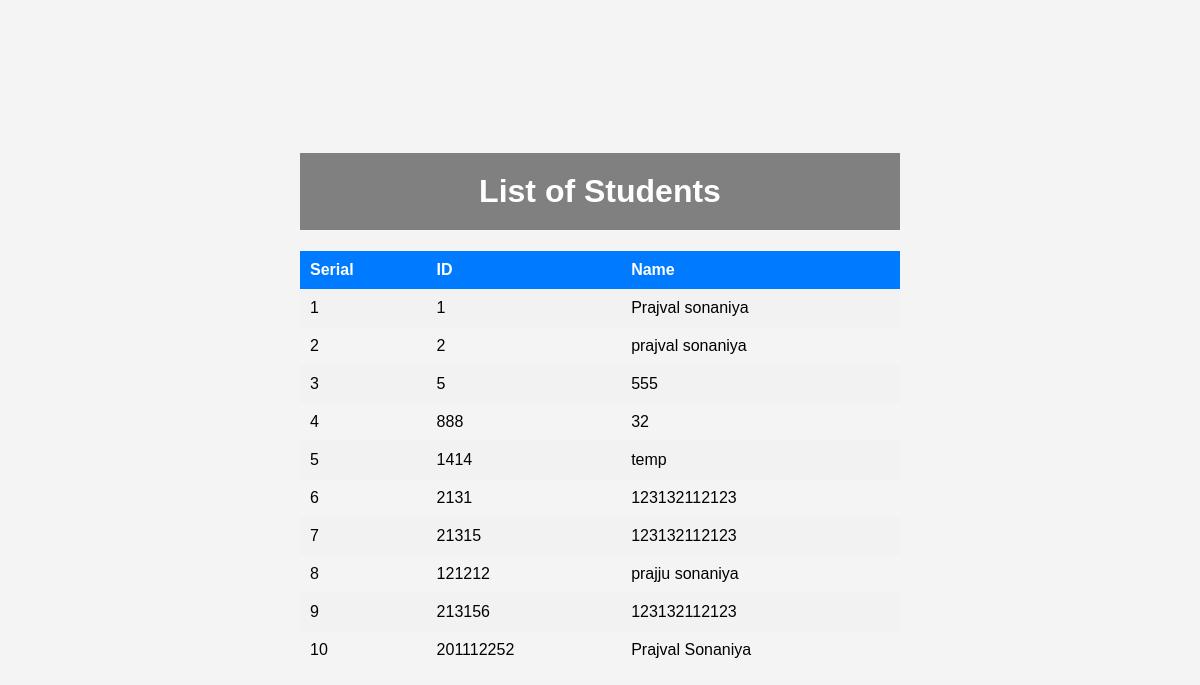
Screenshot of /admin/student/list_student.php with the database file from the repository.
### tables this page shows
CREATE TABLE `student` (
  `id` int(20) NOT NULL,
  `name` varchar(50) NOT NULL,
  `password` int(50) NOT NULL
);

### admin/student/list_student.php (the view, shortened to what this page needs)
<?php
include('../../dbconn.php');
$sql = "SELECT id, name FROM student";
$result = $mysqli->query($sql);
?>
<!DOCTYPE html>
<html>
<head>
</head>
<body>
    <h1>List of Students</h1>
    <table>
        <tr>
            <th>Serial</th>
            <th>ID</th>
            <th>Name</th>
        </tr>
        <?php
        $serial = 1;
        if ($result->num_rows > 0) {
            while ($row = $result->fetch_assoc()) {
                echo "<tr><td class='serial-number'>" . $serial . "</td><td>" . $row["id"] . "</td><td>" . $row["name"] . "</td></tr>";
                $serial++;
            }
        } else {
            echo "<tr><td colspan='3'>No students found</td></tr>";
        }
        ?>
    </table>
</body>
</html>

### admin/student/list_student.php (style rules this page uses)
body { font-family: Arial, sans-serif; background-color: #f4f4f4; margin: 0; padding: 0; display: flex; flex-direction: column; justify-content: center; align-items: center; min-height: 100vh; }
h1 { text-align: center; background-color: grey; color: #fff; padding: 20px 0; width: 50%; }
table { width: 50%; border-collapse: collapse; }
th, td { padding: 10px; text-align: left; }
th { background-color: #007BFF; color: #fff; }
tr:nth-child(even) { background-color: #f2f2f2; }

### rows the page displays
student: id "1", name "Prajval sonaniya"
student: id "2", name "prajval sonaniya"
student: id "5", name "555"
student: id "888", name "32"
student: id "1414", name "temp"
student: id "2131", name "123132112123"
student: id "21315", name "123132112123"
student: id "121212", name "prajju sonaniya"
student: id "213156", name "123132112123"
student: id "201112252", name "Prajval Sonaniya"
